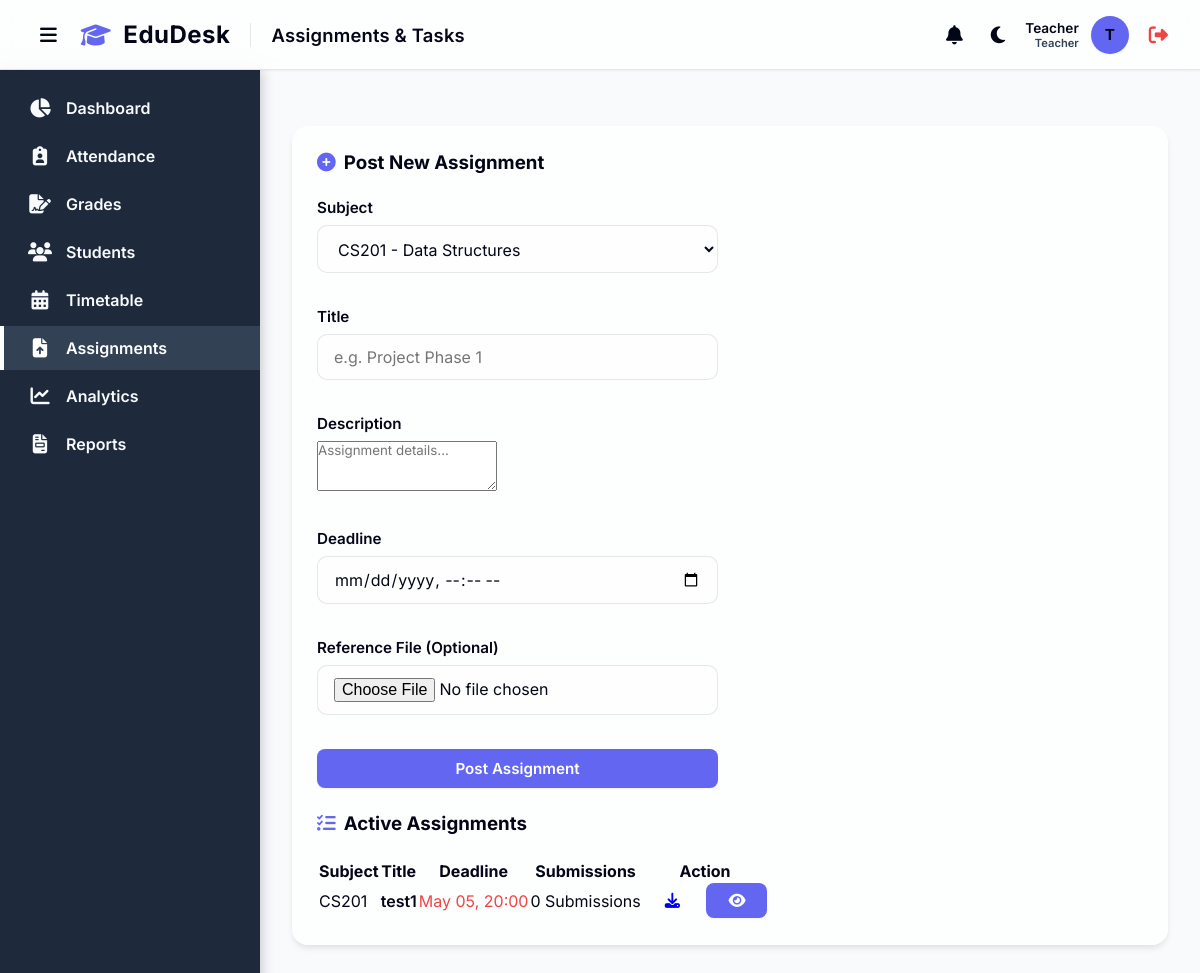
The page /assignments (signed in) on the database its author committed.
### models.py (models this page shows)
class User(UserMixin, db.Model):
    id = db.Column(db.Integer, primary_key=True)
    name = db.Column(db.String(100), nullable=False)
    email = db.Column(db.String(120), unique=True, nullable=False)
    password_hash = db.Column(db.String(256), nullable=False)
    role = db.Column(db.String(20), nullable=False, default='Teacher') # 'Admin', 'Teacher', 'Student', 'Parent'
    subject_id = db.Column(db.Integer, db.ForeignKey('subject.id'), nullable=True)
    subject = db.relationship('Subject', foreign_keys=[subject_id], backref='users_as_teachers')
    notifications = db.relationship('Notification', backref='user', lazy=True)

class Assignment(db.Model):
    id = db.Column(db.Integer, primary_key=True)
    subject_id = db.Column(db.Integer, db.ForeignKey('subject.id'), nullable=False)
    teacher_id = db.Column(db.Integer, db.ForeignKey('user.id'), nullable=False)
    title = db.Column(db.String(200), nullable=False)
    description = db.Column(db.Text, nullable=True)
    deadline = db.Column(db.DateTime, nullable=False)
    file_path = db.Column(db.String(255), nullable=True)
    created_at = db.Column(db.DateTime, default=datetime.utcnow)
    submissions = db.relationship('Submission', backref='assignment', lazy=True)

class Subject(db.Model):
    id = db.Column(db.Integer, primary_key=True)
    code = db.Column(db.String(20), unique=True, nullable=False)
    name = db.Column(db.String(100), nullable=False)
    credits = db.Column(db.Integer, nullable=False, default=3)
    teacher_id = db.Column(db.Integer, db.ForeignKey('user.id'), nullable=True) # Reference to User (Teacher)
    teacher = db.relationship('User', foreign_keys=[teacher_id], backref='subjects')
    attendances = db.relationship('Attendance', backref='subject', lazy=True)
    grades = db.relationship('Grade', backref='subject', lazy=True)
    timetables = db.relationship('Timetable', backref='subject', lazy=True)
    assignments = db.relationship('Assignment', backref='subject', lazy=True)

### app.py (the view, shortened to what this page needs)
@app.route('/assignments', methods=['GET', 'POST'])
@login_required
def assignments():
    now = datetime.utcnow()
    if current_user.role == 'Student':
        student = current_user.student_profile[0] if current_user.student_profile else None
        all_assignments = Assignment.query.order_by(Assignment.deadline.asc()).all()
        return render_template('assignments.html', assignments=all_assignments, now=now)
    if current_user.role == 'Parent':
        children = current_user.children
        all_assignments = Assignment.query.order_by(Assignment.deadline.asc()).all()
        return render_template('assignments.html', assignments=all_assignments, now=now)
    if current_user.role == 'Admin':
        subjects = [] # Admins don't post, so no subjects needed for the form
        all_assignments = Assignment.query.order_by(Assignment.deadline.asc()).all()
    else:
        subjects = Subject.query.filter_by(teacher_id=current_user.id).all()
        all_assignments = Assignment.query.filter_by(teacher_id=current_user.id).order_by(Assignment.deadline.asc()).all()
    return render_template('assignments.html', subjects=subjects, assignments=all_assignments, now=now)

### app.py (called while the page is built)
@login_manager.user_loader
def load_user(user_id):
    return User.query.get(int(user_id))

### templates/assignments.html (shortened to what this page needs)
{% extends 'base.html' %}
{% block page_title %}Assignments & Tasks{% endblock %}
{% block content %}
<div class="dashboard-grid">
    {% if current_user.role == 'Teacher' %}
    <div class="glass-card" style="grid-column: span 1;">
        <h3 style="margin-bottom: 24px;"><i class="fa-solid fa-plus-circle" style="color: var(--primary-color); margin-right: 8px;"></i>Post New Assignment</h3>
        <form action="{{ url_for('assignments') }}" method="POST" enctype="multipart/form-data" class="form-grid" style="display: flex; flex-direction: column; gap: 16px;">
            <div class="form-group">
                <label>Subject</label>
                <select name="subject_id" class="form-control" required>
                    {% for sub in subjects %}
                    <option value="{{ sub.id }}">{{ sub.code }} - {{ sub.name }}</option>
                    {% endfor %}
                </select>
            </div>
            <div class="form-group">
                <label>Title</label>
                <input type="text" name="title" class="form-control" placeholder="e.g. Project Phase 1" required>
            </div>
            <div class="form-group">
                <label>Description</label>
                <textarea name="description" class="form-control" placeholder="Assignment details..." rows="3"></textarea>
            </div>
            <div class="form-group">
                <label>Deadline</label>
                <input type="datetime-local" name="deadline" class="form-control" required>
            </div>
            <div class="form-group">
                <label>Reference File (Optional)</label>
                <input type="file" name="file" class="form-control">
            </div>
            <button type="submit" class="btn btn-primary" style="width: 100%;">Post Assignment</button>
        </form>
    </div>
    <div class="glass-card" style="grid-column: span 2;">
        <h3 style="margin-bottom: 24px;"><i class="fa-solid fa-list-check" style="color: var(--primary-color); margin-right: 8px;"></i>Active Assignments</h3>
        <div class="table-container">
            <table class="data-table">
                <thead>
                    <tr>
                        <th>Subject</th>
                        <th>Title</th>
                        <th>Deadline</th>
                        <th>Submissions</th>
                        <th>Action</th>
                    </tr>
                </thead>
                <tbody>
                    {% for a in assignments %}
                    <tr>
                        <td>{{ a.subject.code }}</td>
                        <td style="font-weight: 600;">{{ a.title }}</td>
                        <td style="color: #EF4444;">{{ a.deadline.strftime('%b %d, %H:%M') }}</td>
                        <td>{{ a.submissions|length }} Submissions</td>
                        <td>
                            {% if a.file_path %}
                            <a href="{{ url_for('download_file', filename=a.file_path.split('\\')[-1]) }}" class="btn btn-secondary btn-small" title="Download Ref"><i class="fa-solid fa-download"></i></a>
                            {% endif %}
                            <button class="btn btn-primary btn-small" onclick="viewSubmissions({{ a.id }})"><i class="fa-solid fa-eye"></i></button>
                        </td>
                    </tr>
                    {% endfor %}
                </tbody>
            </table>
        </div>
    </div>
    {% endif %}
</div>
{% endblock %}

### templates/base.html (shortened to what this page needs)
<!DOCTYPE html>
<html lang="en">
<head>
    <link rel="stylesheet" href="https://cdnjs.cloudflare.com/ajax/libs/font-awesome/6.4.0/css/all.min.css">
    <link rel="stylesheet" href="{{ url_for('static', filename='css/style.css') }}">
</head>
<body>
    <header class="topbar">
        <div style="display: flex; align-items: center; gap: 16px;">
            <button id="sidebarToggle" class="btn btn-theme-toggle" aria-label="Toggle Sidebar"
                style="background: transparent; border: none; color: var(--text-main); font-size: 1.2rem; cursor: pointer; display: flex; align-items: center; padding: 4px 8px;">
                <i class="fa-solid fa-bars"></i>
            </button>
            <div class="brand-header"
                style="display: flex; align-items: center; gap: 12px; font-size: 1.5rem; font-weight: 700; color: var(--text-main); letter-spacing: 0.5px;">
                <i class="fa-solid fa-graduation-cap" style="color: var(--primary-color);"></i>
                <span>EduDesk</span>
            </div>
            <h1 class="page-title" style="margin: 0;">{% block page_title %}Dashboard{% endblock %}</h1>
        </div>
        <div class="user-profile" style="display: flex; align-items: center; gap: 12px;">
            <div class="notification-wrapper" style="position: relative;">
                <button id="notifBell" class="btn btn-theme-toggle" aria-label="Notifications"
                    style="background: transparent; border: none; color: var(--text-main); font-size: 1.2rem; cursor: pointer; display: flex; align-items: center; padding: 4px 8px;">
                    <i class="fa-solid fa-bell"></i>
                </button>
            </div>
            <button id="themeToggle" class="btn btn-theme-toggle" aria-label="Toggle Theme"
                style="background: transparent; border: none; color: var(--text-main); font-size: 1.2rem; cursor: pointer; display: flex; align-items: center; padding: 4px 8px;">
                <i class="fa-solid fa-moon"></i>
            </button>
            <div style="text-align: right;">
                <div style="font-size: 0.85rem; font-weight: 600;">{{ current_user.name }}</div>
                <div style="font-size: 0.7rem; color: var(--text-muted);">{{ current_user.role }}</div>
            </div>
            <div class="avatar">{{ current_user.name[0] | upper if current_user.name else 'U' }}</div>
            <a href="{{ url_for('logout') }}" title="Logout"
                style="color: #ef4444; font-size: 1.2rem; margin-left: 8px;"><i
                    class="fa-solid fa-right-from-bracket"></i></a>
        </div>
    </header>
    <div class="layout-wrapper" style="display: flex; flex: 1;">
        <aside class="sidebar">
            <ul class="nav-links" style="padding-top: 16px;">
                <li class="nav-item">
                    <a href="{{ url_for('dashboard') }}"
                        class="nav-link {% if request.endpoint == 'dashboard' or request.endpoint == 'student_dashboard' or request.endpoint == 'parent_dashboard' %}active{% endif %}">
                        <i class="fa-solid fa-chart-pie"></i>
                        <span>Dashboard</span>
                    </a>
                </li>
                {% if current_user.role in ['Admin', 'Teacher'] %}
                <li class="nav-item">
                    <a href="{{ url_for('attendance') }}"
                        class="nav-link {% if request.endpoint == 'attendance' %}active{% endif %}">
                        <i class="fa-solid fa-clipboard-user"></i>
                        <span>Attendance</span>
                    </a>
                </li>
                <li class="nav-item">
                    <a href="{{ url_for('grades') }}"
                        class="nav-link {% if request.endpoint == 'grades' %}active{% endif %}">
                        <i class="fa-solid fa-file-signature"></i>
                        <span>Grades</span>
                    </a>
                </li>
                <li class="nav-item">
                    <a href="{{ url_for('students') }}"
                        class="nav-link {% if request.endpoint == 'students' %}active{% endif %}">
                        <i class="fa-solid fa-users"></i>
                        <span>Students</span>
                    </a>
                </li>
                {% endif %}
                <li class="nav-item">
                    <a href="{{ url_for('timetable') }}"
                        class="nav-link {% if request.endpoint == 'timetable' %}active{% endif %}">
                        <i class="fa-solid fa-calendar-days"></i>
                        <span>Timetable</span>
                    </a>
                </li>
                <li class="nav-item">
                    <a href="{{ url_for('assignments') }}"
                        class="nav-link {% if request.endpoint == 'assignments' %}active{% endif %}">
                        <i class="fa-solid fa-file-arrow-up"></i>
                        <span>Assignments</span>
                    </a>
                </li>
                {% if current_user.role in ['Admin', 'Teacher'] %}
                <li class="nav-item">
                    <a href="{{ url_for('analytics') }}"
                        class="nav-link {% if request.endpoint == 'analytics' %}active{% endif %}">
                        <i class="fa-solid fa-chart-line"></i>
                        <span>Analytics</span>
                    </a>
                </li>
                {% endif %}
                <li class="nav-item">
                    <a href="{{ url_for('reports') }}"
                        class="nav-link {% if request.endpoint == 'reports' %}active{% endif %}">
                        <i class="fa-solid fa-file-invoice"></i>
                        <span>Reports</span>
                    </a>
                </li>
            </ul>
        </aside>
        <main class="main-content">
            <div class="content-wrapper">
                {% block content %}
                {% endblock %}
            </div>
        </main>
    </div>
</body>
</html>

### static/css/style.css (style rules this page uses)
:root { --primary-color: #6366f1; --primary-hover: #4f46e5; --secondary-color: #64748b; --bg-color: #f8fafc; --sidebar-bg: #1e293b; --sidebar-text: #f8fafc; --sidebar-hover: #334155; --sidebar-active-text: #ffffff; --card-bg: rgba(255, 255, 255, 0.7); --card-border: rgba(255, 255, 255, 0.5); --text-main: #020617; --text-muted: #334155; --border-color: rgba(15, 23, 42, 0.1); --shadow-sm: 0 1px 2px rgba(0, 0, 0, 0.05); --shadow-md: 0 4px 6px -1px rgba(0, 0, 0, 0.1); --shadow-lg: 0 10px 15px -3px rgba(0, 0, 0, 0.1); --shadow-float: 0 20px 25px -5px rgba(0, 0, 0, 0.15); --transition: all 0.3s cubic-bezier(0.25, 0.8, 0.25, 1); }
.content-wrapper { animation: pageFadeIn 0.5s ease-out forwards; }
* { margin: 0; padding: 0; box-sizing: border-box; font-family: 'Inter', 'Segoe UI', system-ui, -apple-system, sans-serif; -webkit-font-smoothing: antialiased; -moz-osx-font-smoothing: grayscale; }
body { background-color: var(--bg-color); color: var(--text-main); display: flex; flex-direction: column; min-height: 100vh; }
.sidebar { width: 260px; background-color: var(--sidebar-bg); color: var(--sidebar-text); display: flex; flex-direction: column; box-shadow: 2px 0 12px rgba(0, 0, 0, 0.2); z-index: 10; }
.nav-links { list-style: none; padding: 24px 0; flex: 1; }
.nav-item { margin-bottom: 4px; }
.nav-link { display: flex; align-items: center; padding: 12px 24px; color: var(--sidebar-text); text-decoration: none; font-weight: 600; transition: var(--transition); gap: 14px; border-left: 4px solid transparent; }
.nav-link.active { background-color: var(--sidebar-hover); border-left-color: var(--sidebar-active-text); color: var(--sidebar-active-text); }
.nav-link i { font-size: 1.2rem; width: 24px; text-align: center; }
.main-content { flex: 1; display: flex; flex-direction: column; overflow-y: auto; }
.topbar { height: 70px; background-color: var(--card-bg); backdrop-filter: blur(12px); -webkit-backdrop-filter: blur(12px); display: flex; align-items: center; justify-content: space-between; padding: 0 32px; box-shadow: var(--shadow-sm); border-bottom: 1px solid var(--border-color); z-index: 50; position: sticky; top: 0; }
.page-title { font-size: 1.15rem; font-weight: 600; color: var(--text-main); letter-spacing: 0.2px; }
.user-profile { display: flex; align-items: center; gap: 12px; font-size: 0.95rem; font-weight: 600; color: var(--text-main); }
.avatar { width: 38px; height: 38px; border-radius: 50%; background-color: var(--primary-color); color: dark; display: flex; align-items: center; justify-content: center; font-weight: bold; box-shadow: var(--shadow-sm); }
.content-wrapper { padding: 32px; }
div.form-group { margin-bottom: 18px; }
div.form-group label { display: block; margin-bottom: 8px; font-weight: 600; color: var(--text-main); font-size: 0.95rem; }
input.form-control, select.form-control { width: 100%; padding: 12px 16px; border: 1px solid var(--border-color); border-radius: 10px; font-size: 1rem; transition: var(--transition); background-color: rgba(255, 255, 255, 0.4); color: var(--text-main); }
.btn { display: inline-flex; align-items: center; justify-content: center; padding: 10px 22px; border-radius: 8px; font-weight: 600; cursor: pointer; border: none; transition: var(--transition); text-decoration: none; font-size: 0.95rem; gap: 8px; }
.btn-primary { background-color: var(--primary-color); color: #ffffff; box-shadow: var(--shadow-sm); }
.dashboard-grid { display: grid; grid-template-columns: repeat(auto-fit, minmax(260px, 1fr)); gap: 24px; margin-bottom: 32px; background-color: var(--card-bg); backdrop-filter: blur(12px); -webkit-backdrop-filter: blur(12px); padding: 24px; border-radius: 16px; box-shadow: var(--shadow-md); border: 1px solid var(--card-border); }

### rows shown on the page
User: name "Teacher", role "Teacher", name "T"
Assignment: subject.code "CS201", title "test1", deadline "May 05, 20:00", submissions|length "0"

### other values the page prints
form field subject_id "CS201 - Data Structures"
